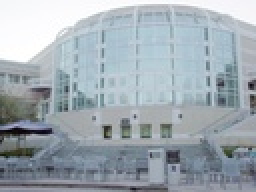
%> input picture hw1/data/price_center20.JPG, 128 x 96 px, shrunk from 600 x 450 before the run (shown 2 times larger)
$ octave main.m   (GNU Octave 9; MATLAB toolbox functions it lacks are replaced by stand-ins)
%> lines starting %> are read from the running program, lines starting %| are printed output that depends on the picture; in (x1, y1, x2, y2) boxes, pixels count from 0 and x2, y2 are one past the last pixel; in counts of white or black regions, pixels touching at a corner belong together; the program's own positions count from 1
### hw1/src/CornerCoordinate.m
function [r,c,x_f1,x_f2] = CornerCoordinate(im,win1,win2,threshold)
im = double(rgb2gray(im));
A = zeros(size(im));
k = [-1 8 0 -8 1]' / 12;
imx = imfilter(im,k','symmetric');
imy = imfilter(im,k,'symmetric');
%% Gradient matrix
for i = (win1+1)/2 : size(im,1) - (win1-1)/2
    for j = (win1+1)/2 : size(im,2) - (win1-1)/2
        im_win_x = imx(i - (win1-1)/2:i + (win1-1)/2,...
                       j - (win1-1)/2:j + (win1-1)/2);
        im_win_y = imy(i - (win1-1)/2:i + (win1-1)/2,...
                       j + (win1-1)/2:j + (win1-1)/2);

        N = zeros(2,2);
        N(1,1) = sum(sum(im_win_x.^2));
        N(1,2) = sum(sum(im_win_x .* im_win_y));
        N(2,1) = N(1,2);
        N(2,2) = sum(sum(im_win_y.^2));
        N = N/win1^2;
        lambda = (trace(N) - sqrt(trace(N)^2 - 4*det(N)))/2;
        if lambda > threshold
            A(i,j) = lambda;
        end
    end
end
%% Non-maximum suppression
B = ordfilt2(A,win1^2,ones(win1,win1));
C = (B == A & B ~= 0);
[r,c] = find(C);
x_f1 = zeros(size(r));
x_f2 = zeros(size(r));
%% find corner
for k = 1:numel(r)
    T = zeros(2,2);
    y = zeros(2,1);
    im_win_x = imx(r(k) - (win2-1)/2:r(k) + (win2-1)/2,...
                   c(k) - (win2-1)/2:c(k) + (win2-1)/2);
    im_win_y = imy(r(k) - (win2-1)/2:r(k) + (win2-1)/2,...
                   c(k) - (win2-1)/2:c(k) + (win2-1)/2);
    xx = (r(k) - (win2-1)/2 : r(k) + (win2-1)/2)' .* ones(win2);
    yy = (c(k) - (win2-1)/2 : c(k) + (win2-1)/2) .* ones(win2);

    y(1) = sum(sum( xx.*im_win_x.^2 + yy.*im_win_x.*im_win_y ));
    y(2) = sum(sum( xx.*im_win_x.*im_win_y + yy.*im_win_y.^2 ));
    T(1,1) = sum(sum(im_win_x.^2));
    T(1,2) = sum(sum(im_win_x .* im_win_y));
    T(2,1) = T(1,2);
    T(2,2) = sum(sum(im_win_y.^2));
    x = T\y;

    x_f1(k) = x(1);
    x_f2(k) = x(2);
end
end

### hw1/src/FeatureMatch.m
function [X0,Y0,X1,Y1] = FeatureMatch(im0,im1,x0,y0,x1,y1,win,simi_th,dist_th)
im0 = double(rgb2gray(im0));
im1 = double(rgb2gray(im1));
half_win = (win-1)/2;
%%
xx0 = x0+half_win;
xx1 = x1+half_win;
yy0 = y0+half_win;
yy1 = y1+half_win;
im0 = padarray(im0,[half_win,half_win],'symmetric');
im1 = padarray(im1,[half_win,half_win],'symmetric');
%% Xcorrelation matrix
xc = zeros(numel(xx0),numel(xx1));
crd = zeros(numel(xx0),numel(xx1));
for i = 1:numel(xx0)
    X = fix(xx0(i)) - half_win:ceil(xx0(i)) + half_win;
    Y = fix(yy0(i)) - half_win:ceil(yy0(i)) + half_win;
    im0_win = im0(X,Y);
    [X,Y] = meshgrid(X,Y);
    [Xq,Yq] = meshgrid(xx0(i)-half_win:xx0(i) + half_win,...
                       yy0(i) - half_win:yy0(i) + half_win);
    im0_win_intep = interp2(X,Y,im0_win,Xq,Yq,'linear');
    for j = 1:numel(xx1)
        X = fix(xx1(j)) - half_win:ceil(xx1(j)) + half_win;
        Y = fix(yy1(j)) - half_win:ceil(yy1(j)) + half_win;
        im1_win = im1(X,Y);
        [X,Y] = meshgrid(X,Y);
        [Xq,Yq] = meshgrid(xx1(j)-half_win:xx1(j)+half_win,...
                           yy1(j) - half_win:yy1(j) + half_win);
        im1_win_intep = interp2(X,Y,im1_win,Xq,Yq,'linear');
        xc(i,j) = corr2(im0_win_intep,im1_win_intep);
    end
end
%% One-to-One Matching
while max(xc(:)) > simi_th
    [r,c] = find(xc == max(xc(:)));
    i = r(1);
    j = c(1);
    mx = xc(i,j);
    xc(i,j) = -1;
    next_mx = max(max(xc(i,:),[],2),max(xc(:,j)));

    if (1-mx) < (1-next_mx)*dist_th
        crd(i,j) = 1;
    end
    xc(i,:) = -1;
    xc(:,j) = -1;
end
[i,j] = find(crd);
X0 = x0(i);
Y0 = y0(i);
X1 = x1(j);
Y1 = y1(j);

w = abs(X0-X1);
d = abs(Y0-Y1);
n = find(w>20 | d >500);
X0(n) = [];
Y0(n) = [];
X1(n) = [];
Y1(n) = [];
end

### hw1/src/main.m
close all;
clear;
clc;
%% Corner Detection
fprintf('Detecting corners... ')
win_detect = 11;
win_spr = 9;
eigen_th = 5;
I0 = imread('../data/price_center20.JPG');
%> I0 is the input picture: size 96x128x3 uint8; mean R, G, B 159.5, 169.8, 177.3
I1 = imread('../data/price_center21.JPG');
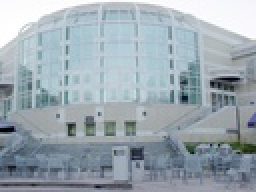
%> input picture hw1/data/price_center21.JPG, 128 x 96 px, shrunk from 600 x 450 before the run (shown 2 times larger)
%> I1 is the input picture: size 96x128x3 uint8; mean R, G, B 155.7, 168, 176.4
[r0,c0,x_f0,y_f0] = CornerCoordinate(I0,win_detect,win_spr,eigen_th);
%> after the loop in CornerCoordinate, `for i = (win1+1)/2 : size(im,1) - (win1-1)/2`:
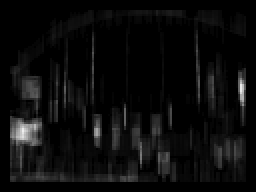
%> A: size 96x128 double (shown 2 times larger); min 0, max 239.9, mean 11.9
%> after the loop in CornerCoordinate, `for i = (win1+1)/2 : size(im,1) - (win1-1)/2`: N = [84.41 -5.97; -5.97 11.52]
%> in CornerCoordinate, `C = (B == A & B ~= 0);`:
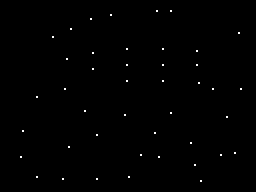
%> C: size 96x128 logical (shown 2 times larger); 0.35% white in thin lines or dots, all inside (x1, y1, x2, y2) = (10, 5, 121, 91)
%> in CornerCoordinate, `[r,c] = find(C);`: r = 43 values from 6 to 91; c = 43 values from 11 to 121
%> the loop in CornerCoordinate, `for k = 1:numel(r)` made 43 passes
%> x on passes 1 to 12: [78.94; 10.28], [66.7; 12.29], [49.22; 19.69], [87.72; 19.29], [19.27; 28.57], [88.29; 32.12], [44.92; 33.7], [29.9; 35.5], [73.32; 37.07], [14.65; 35.89], [56.08; 44.12], [11.62; 45.12]
%> after the loop in CornerCoordinate, `for k = 1:numel(r)`: T = [57769 -3636.6; -3636.6 16659.7]; x_f1 = 43 values, max 89.99 at index 37, min 6.57 at index 25, mean 50.1; x_f2 = 43 values, max 122.8 at index 43, min 10.28 at index 1, mean 68.63; y = [2133503; 1883250.7]
%> r0 = 43 values, max 91 at index 37, min 6 at index 25, mean 50.14; c0 = 43 values from 11 to 121; x_f0 has the same summary as x_f1 in CornerCoordinate; y_f0 has the same summary as x_f2 in CornerCoordinate
[r1,c1,x_f1,y_f1] = CornerCoordinate(I1,win_detect,win_spr,eigen_th);
%> call 2 of CornerCoordinate, with win1 = 11, win2 = 9, threshold = 5
%> after the loop in CornerCoordinate (call 2), `for i = (win1+1)/2 : size(im,1) - (win1-1)/2`:
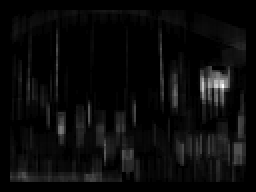
%> A: size 96x128 double (shown 2 times larger); min 0, max 314.3, mean 13.3; drawn with min black and max white
%> after the loop in CornerCoordinate (call 2), `for i = (win1+1)/2 : size(im,1) - (win1-1)/2`: N = [105.5 -5.1; -5.1 2.99]
%> in CornerCoordinate (call 2), `C = (B == A & B ~= 0);`: C: size 96x128 logical; 0.35% white in thin lines or dots, all inside (x1, y1, x2, y2) = (7, 5, 122, 90)
%> in CornerCoordinate (call 2), `[r,c] = find(C);`: r = 43 values from 6 to 90; c = 43 values from 8 to 122
%> the loop in CornerCoordinate (call 2), `for k = 1:numel(r)` made 43 passes
%> x on passes 1 to 12: [16.76; 9.91], [87.34; 13.38], [28.38; 14.82], [43.32; 15.56], [13.57; 15.64], [20.41; 14.71], [68.58; 16.11], [87.4; 24.56], [10.37; 27.05], [25.6; 29.79], [32.98; 29.4], [40.77; 30.41]
%> after the loop in CornerCoordinate (call 2), `for k = 1:numel(r)`: T = [4200.8 6949.4; 6949.4 21364.3]; x_f1 = 43 values, max 88.96 at index 40, min 6.63 at index 22, mean 45.83; x_f2 = 43 values, max 122.7 at index 43, min 9.91 at index 1, mean 59.5; y = [964140.8; 2805942.2]
%> r1 = 43 values, max 90 at index 40, min 6 at index 22, mean 45.81; c1 = 43 values from 8 to 122; y_f1 has the same summary as x_f2 in CornerCoordinate
fprintf('Done\n')

%% Feature Matching
fprintf('Feature matching... ')
win_match = 11;
simi_th = 0.6;
dist_th = 0.9;
[X0,Y0,X1,Y1] = FeatureMatch(I0,I1,x_f0,y_f0,x_f1,y_f1,win_match,simi_th,dist_th);
%> in FeatureMatch, `xx0 = x0+half_win;`: xx0 = 43 values, max 94.99 at index 37, min 11.57 at index 25, mean 55.1
%> in FeatureMatch, `xx1 = x1+half_win;`: xx1 = 43 values, max 93.96 at index 40, min 11.63 at index 22, mean 50.83
%> in FeatureMatch, `yy0 = y0+half_win;`: yy0 = 43 values, max 127.8 at index 43, min 15.28 at index 1, mean 73.63
%> in FeatureMatch, `yy1 = y1+half_win;`: yy1 = 43 values, max 127.7 at index 43, min 14.91 at index 1, mean 64.5
%> in FeatureMatch, `im1 = padarray(im1,[half_win,half_win],'symmetric');`:
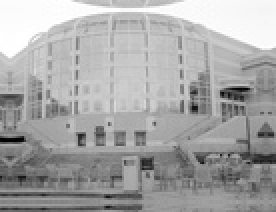
%> im1: size 106x138 double (shown 2 times larger); min 1, max 255, mean 166.6
%> the loop in FeatureMatch, `for i = 1:numel(xx0)` made 43 passes
%> the loop in FeatureMatch, `while max(xc(:)) > simi_th` made 25 passes
%> (r, c, i, j, mx, next_mx) on passes 1 to 12: (5, 1, 5, 1, 0.982, 0.83), (32, 31, 32, 31, 0.971, 0.776), (6, 2, 6, 2, 0.945, 0.792), (17, 15, 17, 15, 0.944, 0.911), (7, 4, 7, 4, 0.939, 0.449), (10, 5, 10, 5, 0.937, 0.773), (22, 20, 22, 20, 0.931, 0.599), (39, 35, 39, 35, 0.918, 0.661), (30, 27, 30, 27, 0.911, 0.84), (15, 13, 15, 13, 0.88, 0.661), (12, 9, 12, 9, 0.871, 0.809), (21, 17, 21, 17, 0.865, 0.624)
%> after the loop in FeatureMatch, `while max(xc(:)) > simi_th`: crd: size 43x43 double; values 0 (black) and 1 (white), 1.2% white in thin lines or dots
%> after the loop in FeatureMatch, `while max(xc(:)) > simi_th`:
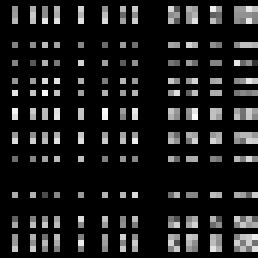
%> xc: size 43x43 double (shown 6 times larger); min -1, max 0.595, mean -0.817; drawn with min black and max white
%> in FeatureMatch, `[i,j] = find(crd);`: i = 23 values from 1 to 43; j = 23 values from 1 to 39
%> in FeatureMatch, `X0 = x0(i);`: X0 = 23 values, max 88.29 at index 2, min 7.49 at index 17, mean 48.12
%> in FeatureMatch, `Y0 = y0(i);`: Y0 = 23 values, max 122.8 at index 22, min 10.28 at index 23, mean 66.18
%> in FeatureMatch, `X1 = x1(j);`: X1 = 23 values, max 87.34 at index 2, min 6.97 at index 17, mean 45.1
%> in FeatureMatch, `Y1 = y1(j);`: Y1 = 23 values, max 111.8 at index 23, min 9.91 at index 1, mean 51.69
%> in FeatureMatch, `w = abs(X0-X1);`: w = 23 values, max 35.14 at index 23, min 0.324 at index 7, mean 3.62
%> in FeatureMatch, `d = abs(Y0-Y1);`: d = 23 values, max 101.6 at index 23, min 0.323 at index 12, mean 23.35
%> in FeatureMatch, `n = find(w>20 | d >500);`: n = 23
%> X0 = 22 values, max 88.29 at index 2, min 7.49 at index 17, mean 46.72; Y0 = 22 values, max 122.8 at index 22, min 28.57 at index 1, mean 68.72; X1 = 22 values, max 87.34 at index 2, min 6.97 at index 17, mean 45.16; Y1 = 22 values, max 103.9 at index 22, min 9.91 at index 1, mean 48.96
fprintf('Done\n')

%% Plots
figure(1)
subplot(1,2,1)
imshow(I0);
xlabel('(a)');
title('''price\_center20''');
subplot(1,2,2)
imshow(I1);
xlabel('(b)');
title('''price\_center21''');

figure(2)
subplot(1,2,1)
imshow(I0);hold on
plot(c0,r0,'bs','MarkerSize',win_detect);hold off
xlabel('(a)');
title('Corner Detection of ''price\_center20''');
subplot(1,2,2)
imshow(I1);hold on
xlabel('(b)')
plot(c1,r1,'bs','MarkerSize',win_detect);hold off
title('Corner Detection of ''price\_center21''');

figure(3)
subplot(1,2,1)
imshow(I0);hold on
plot(y_f0,x_f0,'bs','MarkerSize',win_detect);hold off
xlabel('(a)');
title('Corner Detection of ''price\_center20''');
subplot(1,2,2)
imshow(I1);hold on
xlabel('(b)')
plot(y_f1,x_f1,'bs','MarkerSize',win_detect);hold off
title('Corner Detection of ''price\_center21''');

figure(4)
subplot(1,2,1)
imshow(insertShape(I0,'Line',[Y0 X0 Y1 X1],'Color','blue'));
hold on
plot(Y0,X0,'bs','MarkerSize',win_match);
hold off
xlabel('(a)');
title('Feature Matching of ''price\_center20''');
subplot(1,2,2)
imshow(insertShape(I1,'Line',[Y1 X1 Y0 X0],'Color','blue'));
hold on
plot(Y1,X1,'bs','MarkerSize',win_match);
hold off
xlabel('(b)');
title('Feature Matching of ''price\_center21''');
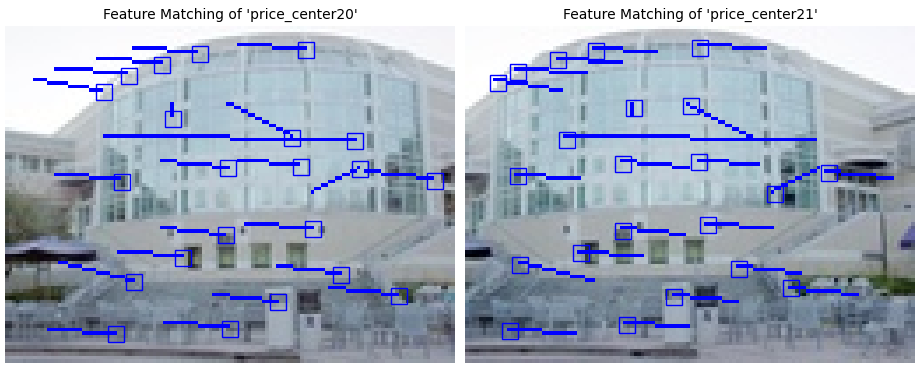
%> figure redrawn from the program's plot data, 2 panels
